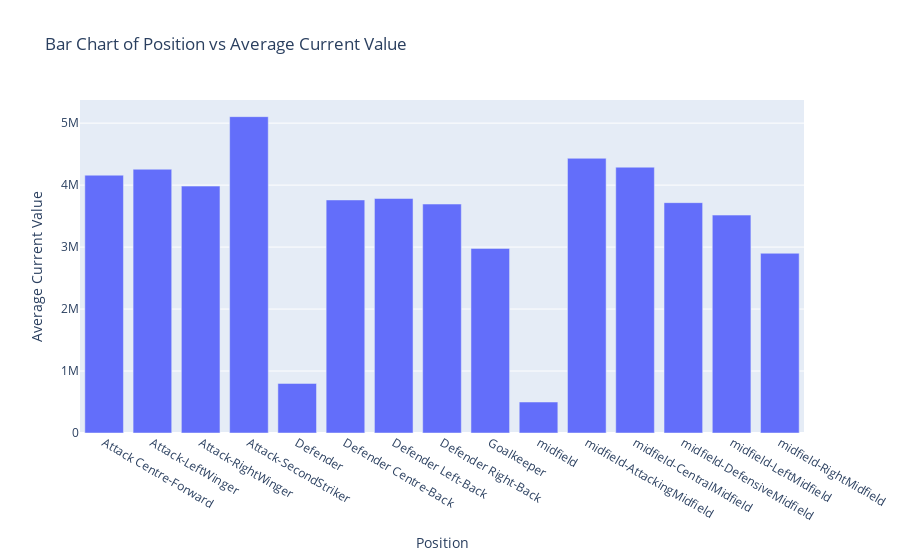

This figure's notebook cell:
### Markdown cell above
### As we can observe, the high values for Attack - Second Striker and Midfield - Attacking Midfield positions are due to their roles on the field and their higher goal-scoring rates. Positions like Attack - Second Striker and Midfield - Attacking Midfield have higher average values because of their significant contribution to scoring and creating opportunities.

### Code cell
import plotly.express as px

#mean of current value  
position_avg_value = player.groupby('position')['current_value'].mean().reset_index()
#create bar char
fig = px.bar(position_avg_value, x='position', y='current_value', 
             title='Bar Chart of Position vs Average Current Value',
             labels={'position': 'Position', 'current_value': 'Average Current Value'})
fig.update_layout(xaxis_title='Position', yaxis_title='Average Current Value')
fig.show()

### Figure 1 — Plotly figure (JSON) as saved in the notebook; plotly's stock layout.template omitted (floating-point values rounded to 4 significant figures)
{"data": [{"alignmentgroup": "True", "hovertemplate": "Position=%{x}<br>Average Current Value=%{y}<extra></extra>", "legendgroup": "", "marker": {"color": "#636efa", "pattern": {"shape": ""}}, "name": "", "offsetgroup": "", "orientation": "v", "showlegend": false, "textposition": "auto", "type": "bar", "x": ["Attack Centre-Forward", "Attack-LeftWinger", "Attack-RightWinger", "Attack-SecondStriker", "Defender", "Defender Centre-Back", "Defender Left-Back", "Defender Right-Back", "Goalkeeper", "midfield", "midfield-AttackingMidfield", "midfield-CentralMidfield", "midfield-DefensiveMidfield", "midfield-LeftMidfield", "midfield-RightMidfield"], "xaxis": "x", "y": [4160000.0, 4256000.0, 3984000.0, 5105000.0, 800000, 3760000.0, 3784000.0, 3695000.0, 2978000.0, 500000, 4432000.0, 4289000.0, 3717000.0, 3516000.0, 2900000], "yaxis": "y"}], "layout": {"barmode": "relative", "legend": {"tracegroupgap": 0}, "title": {"text": "Bar Chart of Position vs Average Current Value"}, "xaxis": {"anchor": "y", "domain": [0, 1], "title": {"text": "Position"}}, "yaxis": {"anchor": "x", "domain": [0, 1], "title": {"text": "Average Current Value"}}}}
